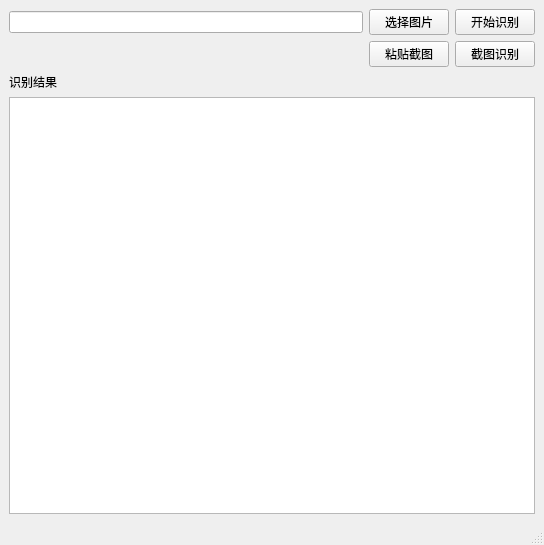
<?xml version="1.0" encoding="UTF-8"?>
<ui version="4.0">
 <class>MainWindow</class>
 <widget class="QMainWindow" name="MainWindow">
  <property name="geometry">
   <rect>
    <x>0</x>
    <y>0</y>
    <width>544</width>
    <height>545</height>
   </rect>
  </property>
  <property name="windowTitle">
   <string>MainWindow</string>
  </property>
  <widget class="QWidget" name="centralwidget">
   <layout class="QVBoxLayout" name="verticalLayout">
    <item>
     <layout class="QHBoxLayout" name="horizontalLayout">
      <item>
       <widget class="QLineEdit" name="lineEdit_image_path">
        <property name="sizePolicy">
         <sizepolicy hsizetype="Expanding" vsizetype="Fixed">
          <horstretch>0</horstretch>
          <verstretch>0</verstretch>
         </sizepolicy>
        </property>
       </widget>
      </item>
      <item>
       <widget class="QPushButton" name="pushButton_choose_picture">
        <property name="sizePolicy">
         <sizepolicy hsizetype="Fixed" vsizetype="Fixed">
          <horstretch>0</horstretch>
          <verstretch>0</verstretch>
         </sizepolicy>
        </property>
        <property name="text">
         <string>选择图片</string>
        </property>
       </widget>
      </item>
      <item>
       <widget class="QPushButton" name="pushButton_start_recognition">
        <property name="sizePolicy">
         <sizepolicy hsizetype="Fixed" vsizetype="Fixed">
          <horstretch>0</horstretch>
          <verstretch>0</verstretch>
         </sizepolicy>
        </property>
        <property name="text">
         <string>开始识别</string>
        </property>
       </widget>
      </item>
     </layout>
    </item>
    <item>
     <layout class="QHBoxLayout" name="horizontalLayout_2">
      <item alignment="Qt::AlignLeft">
       <widget class="QLabel" name="label_screenshort_image">
        <property name="text">
         <string/>
        </property>
       </widget>
      </item>
      <item>
       <widget class="QPushButton" name="pushButton_screenshort_paste">
        <property name="sizePolicy">
         <sizepolicy hsizetype="Fixed" vsizetype="Fixed">
          <horstretch>0</horstretch>
          <verstretch>0</verstretch>
         </sizepolicy>
        </property>
        <property name="text">
         <string>粘贴截图</string>
        </property>
       </widget>
      </item>
      <item>
       <widget class="QPushButton" name="pushButton_screenshort_recognition">
        <property name="sizePolicy">
         <sizepolicy hsizetype="Fixed" vsizetype="Fixed">
          <horstretch>0</horstretch>
          <verstretch>0</verstretch>
         </sizepolicy>
        </property>
        <property name="text">
         <string>截图识别</string>
        </property>
       </widget>
      </item>
     </layout>
    </item>
    <item>
     <widget class="QLabel" name="label_title">
      <property name="text">
       <string>识别结果</string>
      </property>
     </widget>
    </item>
    <item>
     <widget class="QTextEdit" name="textEdit_result">
      <property name="sizePolicy">
       <sizepolicy hsizetype="Expanding" vsizetype="Expanding">
        <horstretch>200</horstretch>
        <verstretch>200</verstretch>
       </sizepolicy>
      </property>
     </widget>
    </item>
   </layout>
  </widget>
  <widget class="QMenuBar" name="menuBar">
   <property name="geometry">
    <rect>
     <x>0</x>
     <y>0</y>
     <width>544</width>
     <height>22</height>
    </rect>
   </property>
   <property name="nativeMenuBar">
    <bool>true</bool>
   </property>
  </widget>
  <widget class="QStatusBar" name="statusBar"/>
  <action name="actionView">
   <property name="text">
    <string>View</string>
   </property>
   <property name="toolTip">
    <string>aa</string>
   </property>
  </action>
  <action name="actionFile">
   <property name="text">
    <string>File</string>
   </property>
   <property name="toolTip">
    <string>menu</string>
   </property>
  </action>
 </widget>
 <resources/>
 <connections/>
</ui>
